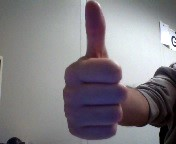
#> input picture dataset/thumbs_up/WIN_20250211_17_39_07_Pro.jpg, 176 x 144 px, found by its file name
$ jupyter execute test.ipynb
#> lines starting #> are read from the running program, lines starting #| are printed output that depends on the picture; pictures that were not available may be replaced by others from this repository, and a replacement may not be noted
[cell 1]
import cv2
import numpy as np
import matplotlib.pyplot as plt
from skimage import color, filters, measure
from skimage.filters import gaussian

def max_pooling(image, pool_size):
    """Applies max pooling with a given pool size."""
    return measure.block_reduce(image, block_size=(pool_size, pool_size), func=np.max)

def detect_edges_with_pooling(image_path, sigma=1.0, max_pools=3):
    # Load image
#> called with image_path = 'thumbs_up/WIN_20250211_17_39_07_Pro.jpg', sigma = 1, max_pools = 3
    image = cv2.imread(image_path)
#> image is the input picture: shape (144, 176, 3); mean B, G, R 130.3, 124.7, 128.6
    gray_image = cv2.cvtColor(image, cv2.COLOR_BGR2GRAY)  # Convert to grayscale
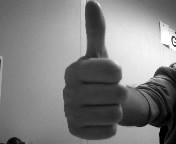
#> gray_image: shape (144, 176); min 0, max 255, mean 126.5

    # Apply Gaussian blur for smooth edges
    smooth_image = gaussian(gray_image, sigma=sigma)
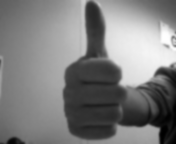
#> smooth_image: shape (144, 176) float64; min 0.00203, max 0.998, mean 0.496

    # Apply Sobel edge detection
    edge_image = filters.sobel(smooth_image)
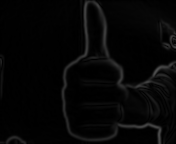
#> edge_image: shape (144, 176) float64; min 4.39e-05, max 0.311, mean 0.0243

    # Normalize for visualization
    edge_image = (edge_image / edge_image.max() * 255).astype(np.uint8)
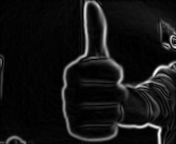
#> edge_image: shape (144, 176); min 0, max 255, mean 19.4

    # Create a grid of subplots
    fig, axes = plt.subplots(1, max_pools + 1, figsize=(15, 5))

    # Original edge-detected image
    axes[0].imshow(edge_image, cmap="gray")
    axes[0].set_title("Original Edges")

    pooled_image = edge_image  # Start with original edge-detected image

    # Apply max pooling multiple times
    for i in range(1, max_pools + 1):
        pooled_image = max_pooling(pooled_image, pool_size=2)  # Reduce by 2x2 pooling
        axes[i].imshow(pooled_image, cmap="gray")
        axes[i].set_title(f"Pooling {i}")
#> this loop made 3 passes
#> pass 1, in detect_edges_with_pooling, `pooled_image = max_pooling(pooled_image, pool_size=2)`:
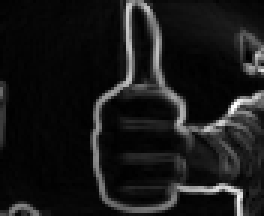
#> pooled_image: shape (72, 88) (shown 3 times larger); min 0, max 255, mean 24.9
#> pass 2, in detect_edges_with_pooling, `pooled_image = max_pooling(pooled_image, pool_size=2)`:
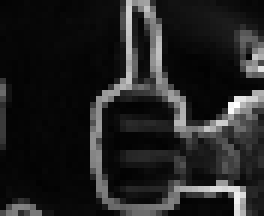
#> pooled_image: shape (36, 44) (shown 6 times larger); min 2, max 255, mean 34.3

    # Hide axis
    for ax in axes:
        ax.axis("off")

    plt.tight_layout()
    plt.show()
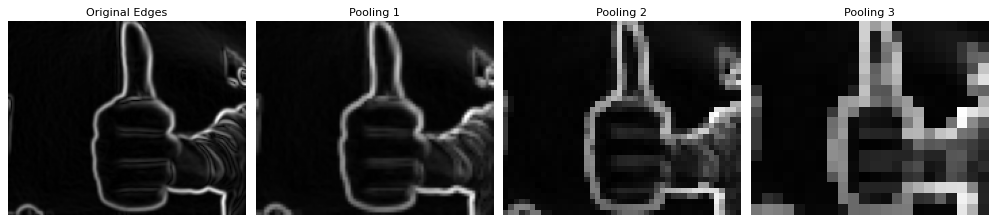
#> figure drawn by matplotlib, 4 panels

# Example usage:
# detect_edges_with_pooling("path/to/your/image.jpg", sigma=1.5, max_pools=4)

[cell 2]
from os import listdir
from os.path import join

folder = 'thumbs_up'
files = [join(folder, f) for f in listdir(folder) if f.endswith('jpg')]
# Example usage
img_path = "/mnt/c/Users/Luis/Pictures/Camera Roll/WIN_20250206_18_59_27_Pro.jpg"
#detect_edges_with_pooling(img_path)
for file in files:
    detect_edges_with_pooling(file)
#> pass 2 of the loop `for file in files:`:
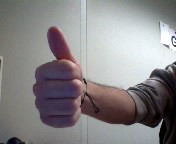
#> input picture dataset/thumbs_up/WIN_20250211_17_39_11_Pro (2).jpg, 176 x 144 px, found by its file name
#> in detect_edges_with_pooling, image is the input picture: shape (144, 176, 3); mean B, G, R 134.7, 133, 136.1
#> the loop in detect_edges_with_pooling (call 2), `for i in range(1, max_pools + 1):` made 3 passes
#> pass 1, in detect_edges_with_pooling (call 2), `pooled_image = max_pooling(pooled_image, pool_size=2)`:
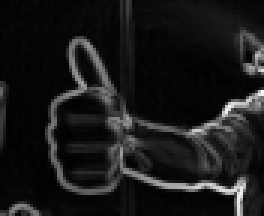
#> pooled_image: shape (72, 88) (shown 3 times larger); min 0, max 255, mean 25.3
#> in detect_edges_with_pooling (call 2), `plt.show()`:
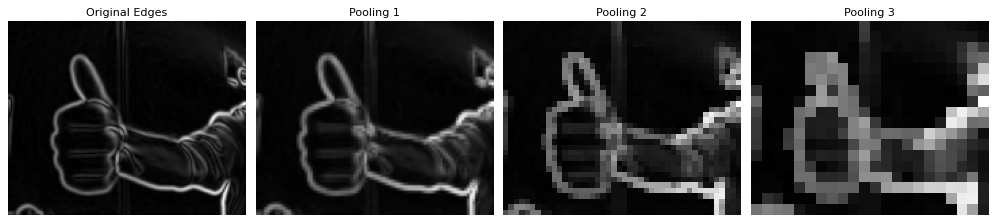
#> figure drawn by matplotlib, 4 panels
#> pass 3 of the loop `for file in files:`:
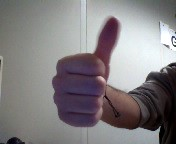
#> input picture dataset/thumbs_up/WIN_20250211_17_39_20_Pro (2).jpg, 176 x 144 px, found by its file name
#> in detect_edges_with_pooling, image is the input picture: shape (144, 176, 3); mean B, G, R 129, 126.9, 130.7
#> in detect_edges_with_pooling (call 3), `plt.show()`:
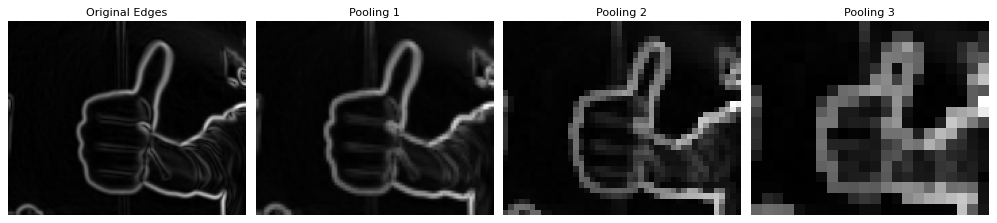
#> figure drawn by matplotlib, 4 panels

[cell 3]
import cv2
import numpy as np
from skimage.filters import sobel

# [48 lines left out: function detect_thumbs_up, not called in this run]

# Example usage:
# detect_thumbs_up("path/to/your/image.jpg")

[cell 4]
from os import listdir
from os.path import join
folder = '1280x720'
files = [join(folder, f) for f in listdir('.') if f.endswith('jpg')]

for file in files:
    detect_thumbs_up(file)

[cell 5]
import cv2
import numpy as np
from skimage import color, filters
from collections import deque

def detect_edges_video(video_path, n_frames=5):
#> called with n_frames = 5
    cap = cv2.VideoCapture(video_path)

    if not cap.isOpened():
        print("Error: Could not open video.")
        return

    prev_edges_buffer = deque(maxlen=n_frames)  # Store the last N edge-detected frames

    while True:
        ret, frame = cap.read()
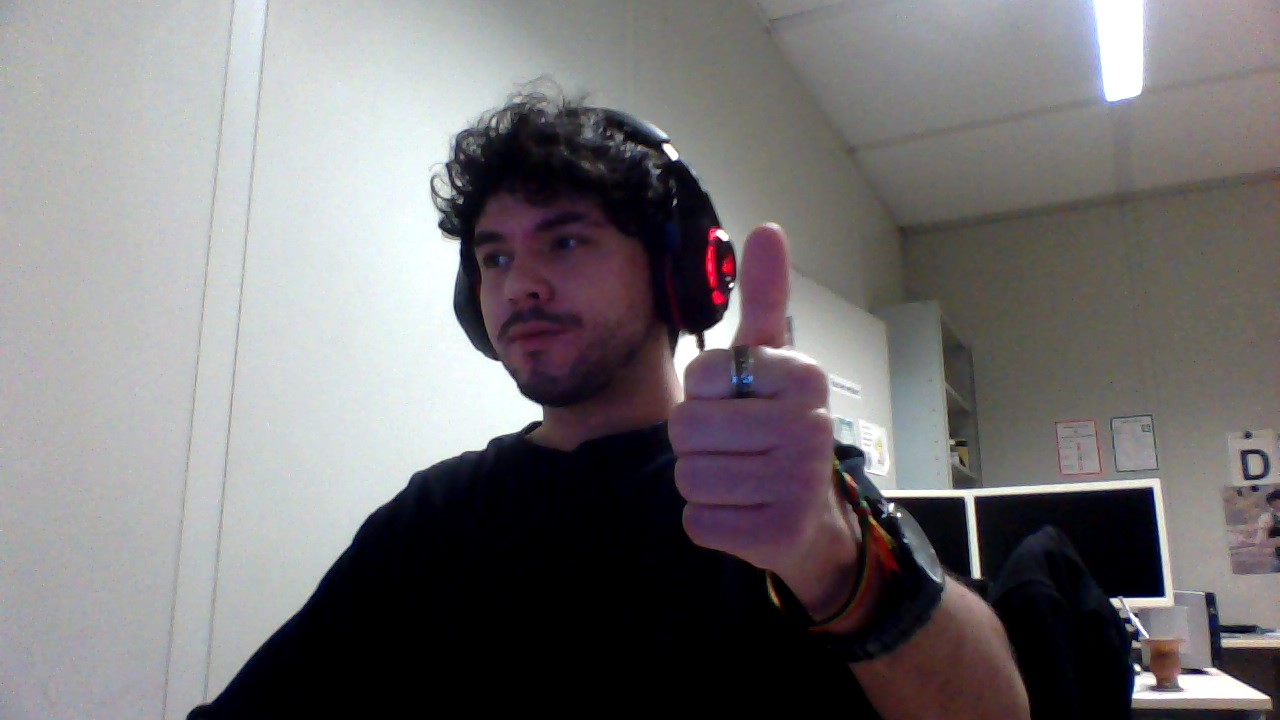
#> input picture 1280x720/WIN_20250206_17_48_01_Pro.jpg, 1280 x 720 px, given in place of WIN_20250206_17_45_57_Pro.mp4, which was not available
#> frame is the input picture: shape (720, 1280, 3); mean B, G, R 116.8, 115.3, 118.2

        if not ret:
            # Reset video to the beginning when it reaches the end
            cap.set(cv2.CAP_PROP_POS_FRAMES, 0)
            prev_edges_buffer.clear()  # Reset buffer
            continue

        # Convert frame to grayscale
        gray_frame = cv2.cvtColor(frame, cv2.COLOR_BGR2GRAY)
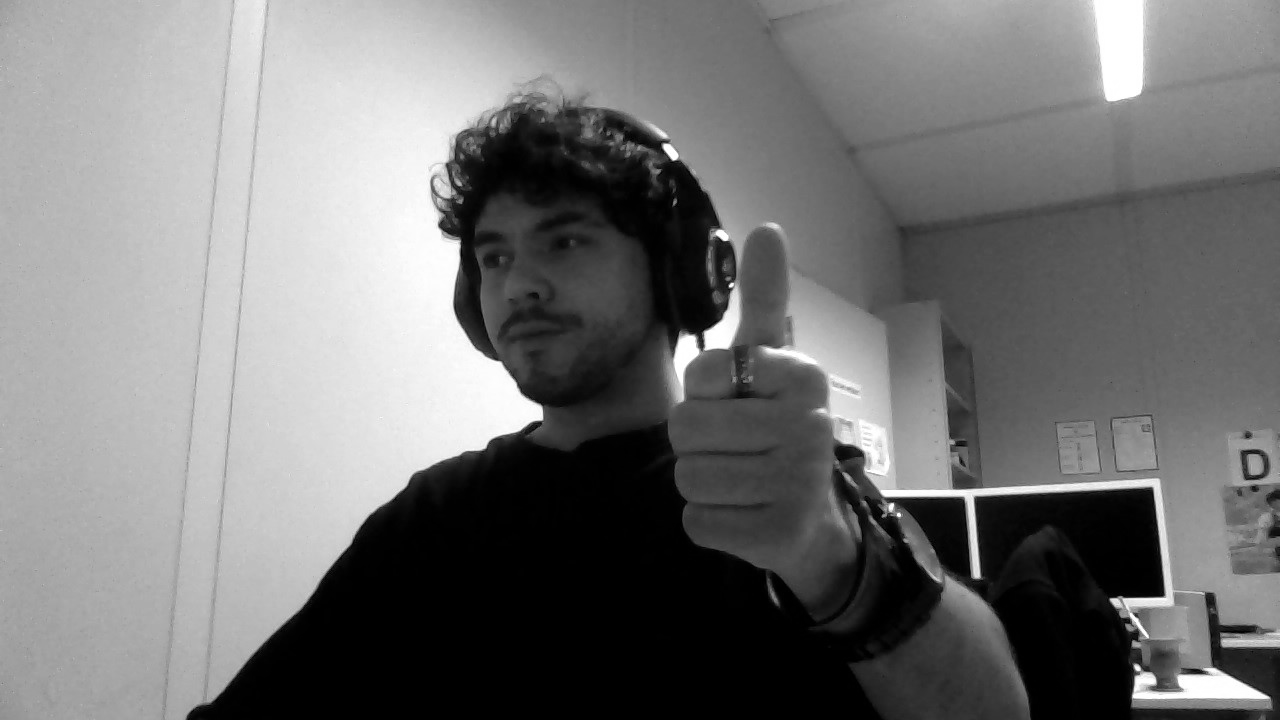
#> gray_frame: shape (720, 1280); min 0, max 255, mean 116.3

        # Apply edge detection
        edge_frame = filters.sobel(gray_frame)
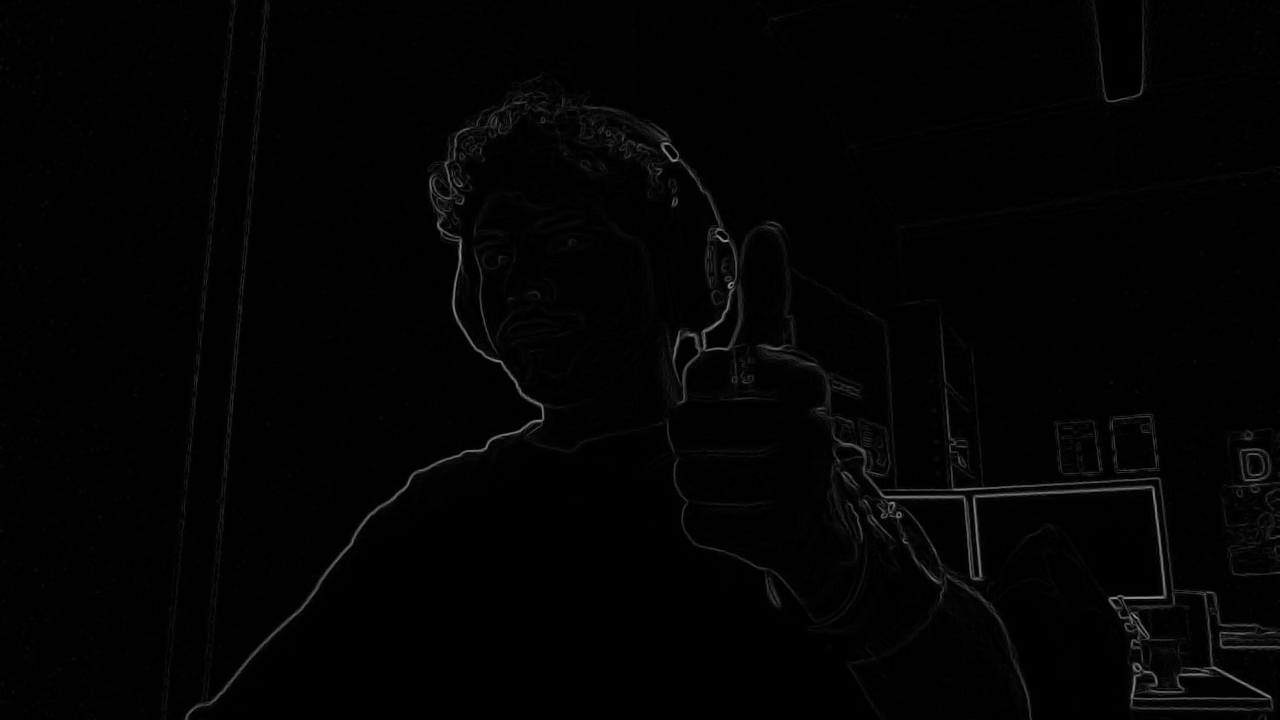
#> edge_frame: shape (720, 1280) float64; min 0, max 0.582, mean 0.0119

        if len(prev_edges_buffer) == n_frames:
            # Compute the average of the last N edge frames
            avg_prev_edges = np.mean(prev_edges_buffer, axis=0)

            # Highlight changes by taking the absolute difference
            movement = np.abs(edge_frame - avg_prev_edges) * 255  # Scale for display
            movement = movement.astype(np.uint8)

            cv2.imshow("Movement Detection", movement)

        # Store the current edge frame in the buffer
        prev_edges_buffer.append(edge_frame)

        # Break if 'q' is pressed
        if cv2.waitKey(1) & 0xFF == ord('q'):
#> (key q is pressed here)
            break

    cap.release()
    cv2.destroyAllWindows()

# Example usage:
# detect_edges_video("path/to/your/video.mp4", n_frames=5)
